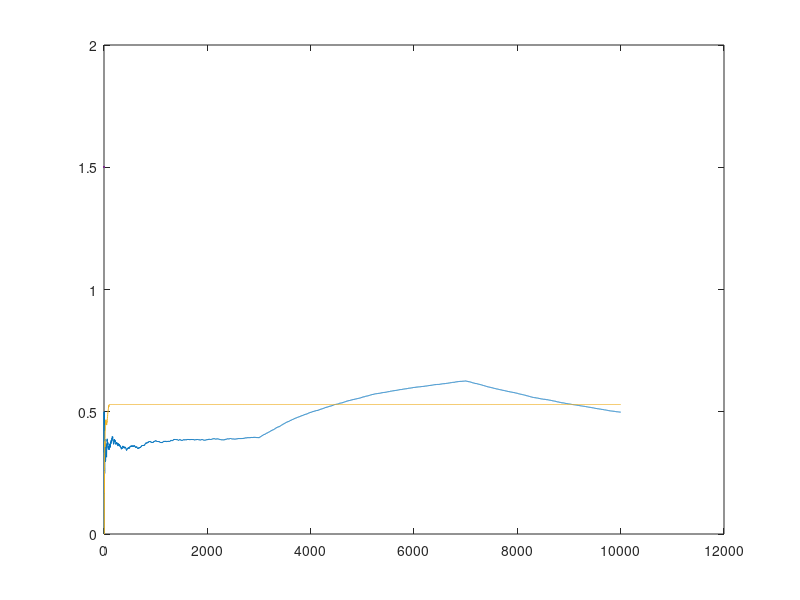

The MATLAB script that drew this image:

pL=[0.8*ones(3000,1); 0.4*ones(4000,1); 0.9*ones(3000,1)]; % Probability of Left Paying Off
pR=[0.4*ones(3000,1); 0.8*ones(4000,1); 0.2*ones(3000,1)]; % Probability of Right Paying Off 

qL=nan(10000,1); %Expected Value for Left
qR=nan(10000,1); %Exepected Value for Right

qL(1)=0; % Set initial Value to 0
qR(1)=0;

timesteps = 10000; 
A=nan(10000,1); % Action Matrix


R_L=nan(timesteps,1);% Left Reward
R_R=nan(timesteps,1); % Right Reward

BetaA1=nan;
BetaA2=nan;
BetaB1=nan;
BetaB2=nan;

b1=nan;
b2=nan;
x1=nan;
x2=nan;

BetaA11=nan(10000,1);
BetaA22=nan(10000,1);
BetaB11=nan(10000,1);
BetaB22=nan(10000,1);

b11=nan(10000,101);
b22=nan(10000,101);
x11=nan(10000,1);
x22=nan(10000,1);

 
a=0.1; %Epsilon

for t=1:100
     if randn>0.5 
       A(t)=1;
     else
       A(t)=2;
     end

       if A(t)==1 
        R_R(t) = rand <= pL(t);
        qR(t+1) = qR(t) + (R_R(t) - qR(t))/t;
        qL(t+1) = qL(t);
       elseif A(t)==2
        R_L(t) = rand <= pR(t);
        qL(t+1) = qL(t) + (R_L(t) - qL(t))/t;
        qR(t+1) = qR(t);
       end 
    
       BetaA1=sum(R_R(1:100)==1); % calculate the A,B for option L's for beta distribution
       BetaA2=sum(R_R(1:100)==0);% Beta2= total # of choice A - # of A gets rewards
       b1=betapdf(0:0.01:1,BetaA1,BetaA2); %beta distribution of Beta1 and Beta2
       x1=find(b1==randsample(b1,1)); %randomly sample one point from the distribution
       
       BetaB1=sum(R_L(1:100)==1); % calculate the A,B for option L's for beta distribution
       BetaB2=sum(R_L(1:100)==0);% Beta2= total # of no rewards
       b2=betapdf(0:0.01:1,BetaB1,BetaB2); %beta distribution of Beta1 and Beta2
       x2=find(b2==randsample(b2,1)); %randomly sample one point from the distribution
end  

for t=101:timesteps

       if x11(t)>x22(t)
             A(t)=1;

       elseif x11(t)<x22(t)
             A(t)=2;
       end 

       if A(t)==1 
        R_R(t) = rand <= pL(t);
        qR(t+1) = qR(t) + (R_R(t) - qR(t))/t;
        qL(t+1) = qL(t);

       else
         
        R_L(t) = rand <= pR(t);
        qL(t+1) = qL(t) + (R_L(t) - qL(t))/t;
        qR(t+1) = qR(t);
           
       end 
            
       BetaA11(t)= sum(R_R(1:t)==1); % # of time get reward
       BetaA22(t)= sum(R_R(1:t)==0);% Beta2=# of times get no reward
       b11(t,:)= betapdf(0:0.01:1,BetaA11(t),BetaA22(t)); %beta distribution of Beta1 and Beta2
       x11(t)= find(unique(b11(t,:))==randsample(unique(b11(t,:)),1));%randomly sample one point from the distribution and get its corresponding x value
       % The unique function here is to sift out the repeating values in
       % b11(t,:),
       BetaB11(t)= sum(R_L(1:t)==1);
       BetaB22(t)= sum(R_L(1:t)==0);
       b22(t,:)= betapdf(0:0.01:1,BetaB11(t),BetaB22(t)); 
       x22(t)= find(unique(b22(t,:))==randsample(unique(b22(t,:)),1));
 end

plot(1:10001,qL,LineWidth=1.5)
hold on
plot(1:10001,qR,LineWidth=1.5)